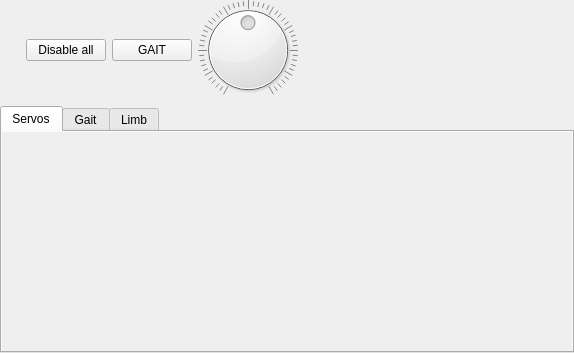
<?xml version="1.0" encoding="UTF-8"?>
<ui version="4.0">
 <class>HexyTool</class>
 <widget class="QWidget" name="HexyTool">
  <property name="geometry">
   <rect>
    <x>0</x>
    <y>0</y>
    <width>574</width>
    <height>353</height>
   </rect>
  </property>
  <property name="windowTitle">
   <string>Form</string>
  </property>
  <layout class="QVBoxLayout" name="verticalLayout">
   <property name="spacing">
    <number>6</number>
   </property>
   <property name="leftMargin">
    <number>0</number>
   </property>
   <property name="topMargin">
    <number>0</number>
   </property>
   <property name="rightMargin">
    <number>0</number>
   </property>
   <property name="bottomMargin">
    <number>0</number>
   </property>
   <item>
    <layout class="QHBoxLayout" name="horizontalLayout">
     <item>
      <widget class="TryToggle" name="tryToggleConnect" native="true">
       <property name="sizePolicy">
        <sizepolicy hsizetype="Minimum" vsizetype="Preferred">
         <horstretch>0</horstretch>
         <verstretch>0</verstretch>
        </sizepolicy>
       </property>
       <property name="minimumSize">
        <size>
         <width>20</width>
         <height>0</height>
        </size>
       </property>
      </widget>
     </item>
     <item>
      <widget class="QPushButton" name="pushButtonDisableAll">
       <property name="text">
        <string>Disable all</string>
       </property>
      </widget>
     </item>
     <item>
      <widget class="QPushButton" name="pushButtonGait">
       <property name="text">
        <string>GAIT</string>
       </property>
       <property name="checkable">
        <bool>true</bool>
       </property>
      </widget>
     </item>
     <item>
      <widget class="QDial" name="dialFeedrate">
       <property name="sizePolicy">
        <sizepolicy hsizetype="Minimum" vsizetype="Minimum">
         <horstretch>0</horstretch>
         <verstretch>0</verstretch>
        </sizepolicy>
       </property>
       <property name="maximum">
        <number>200</number>
       </property>
       <property name="pageStep">
        <number>20</number>
       </property>
       <property name="value">
        <number>100</number>
       </property>
       <property name="notchesVisible">
        <bool>true</bool>
       </property>
      </widget>
     </item>
     <item>
      <spacer name="horizontalSpacer">
       <property name="orientation">
        <enum>Qt::Horizontal</enum>
       </property>
       <property name="sizeHint" stdset="0">
        <size>
         <width>40</width>
         <height>20</height>
        </size>
       </property>
      </spacer>
     </item>
    </layout>
   </item>
   <item>
    <widget class="QTabWidget" name="tabWidget">
     <property name="currentIndex">
      <number>0</number>
     </property>
     <widget class="QWidget" name="tabServos">
      <attribute name="title">
       <string>Servos</string>
      </attribute>
      <layout class="QGridLayout" name="gridLayout_2">
       <property name="leftMargin">
        <number>0</number>
       </property>
       <property name="topMargin">
        <number>0</number>
       </property>
       <property name="rightMargin">
        <number>0</number>
       </property>
       <property name="bottomMargin">
        <number>0</number>
       </property>
       <property name="horizontalSpacing">
        <number>0</number>
       </property>
       <item row="0" column="0">
        <widget class="QScrollArea" name="scrollAreaServos">
         <property name="frameShape">
          <enum>QFrame::NoFrame</enum>
         </property>
         <property name="frameShadow">
          <enum>QFrame::Plain</enum>
         </property>
         <property name="lineWidth">
          <number>0</number>
         </property>
         <property name="horizontalScrollBarPolicy">
          <enum>Qt::ScrollBarAlwaysOff</enum>
         </property>
         <property name="widgetResizable">
          <bool>true</bool>
         </property>
         <widget class="QWidget" name="scrollAreaWidgetContents">
          <property name="geometry">
           <rect>
            <x>0</x>
            <y>0</y>
            <width>570</width>
            <height>217</height>
           </rect>
          </property>
          <property name="sizePolicy">
           <sizepolicy hsizetype="Minimum" vsizetype="Minimum">
            <horstretch>0</horstretch>
            <verstretch>0</verstretch>
           </sizepolicy>
          </property>
          <layout class="QVBoxLayout" name="verticalLayoutServos">
           <property name="spacing">
            <number>0</number>
           </property>
           <property name="leftMargin">
            <number>0</number>
           </property>
           <property name="topMargin">
            <number>0</number>
           </property>
           <property name="rightMargin">
            <number>0</number>
           </property>
           <property name="bottomMargin">
            <number>0</number>
           </property>
          </layout>
         </widget>
        </widget>
       </item>
      </layout>
     </widget>
     <widget class="QWidget" name="tabGait">
      <attribute name="title">
       <string>Gait</string>
      </attribute>
      <layout class="QGridLayout" name="gridLayout">
       <property name="leftMargin">
        <number>0</number>
       </property>
       <property name="topMargin">
        <number>0</number>
       </property>
       <property name="rightMargin">
        <number>0</number>
       </property>
       <property name="bottomMargin">
        <number>0</number>
       </property>
       <property name="horizontalSpacing">
        <number>0</number>
       </property>
       <item row="0" column="0">
        <widget class="GaitWidget" name="widgetGait" native="true"/>
       </item>
      </layout>
     </widget>
     <widget class="QWidget" name="tabLimb">
      <attribute name="title">
       <string>Limb</string>
      </attribute>
      <layout class="QGridLayout" name="gridLayout_3">
       <property name="leftMargin">
        <number>0</number>
       </property>
       <property name="topMargin">
        <number>0</number>
       </property>
       <property name="rightMargin">
        <number>0</number>
       </property>
       <property name="bottomMargin">
        <number>0</number>
       </property>
       <property name="spacing">
        <number>0</number>
       </property>
       <item row="0" column="0">
        <widget class="LimbIKWidget" name="widgetLimbIK" native="true"/>
       </item>
      </layout>
     </widget>
    </widget>
   </item>
  </layout>
 </widget>
 <customwidgets>
  <customwidget>
   <class>TryToggle</class>
   <extends>QWidget</extends>
   <header>widgets/TryToggle.hpp</header>
   <container>1</container>
  </customwidget>
  <customwidget>
   <class>GaitWidget</class>
   <extends>QWidget</extends>
   <header>puppet/GaitWidget.hpp</header>
   <container>1</container>
  </customwidget>
  <customwidget>
   <class>LimbIKWidget</class>
   <extends>QWidget</extends>
   <header>puppet/LimbIKWidget.hpp</header>
   <container>1</container>
  </customwidget>
 </customwidgets>
 <resources/>
 <connections/>
</ui>
